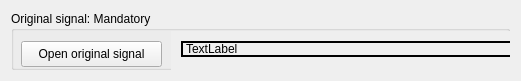
        <widget class="QWidget" name="verticalLayout_2" >
         <property name="geometry" >
          <rect>
           <x>20</x>
           <y>40</y>
           <width>521</width>
           <height>81</height>
          </rect>
         </property>
         <layout class="QVBoxLayout" >
          <item>
           <widget class="QGroupBox" name="groupBox" >
            <property name="title" >
             <string>Original signal: Mandatory</string>
            </property>
            <widget class="QPushButton" name="btnOpenSig" >
             <property name="geometry" >
              <rect>
               <x>10</x>
               <y>30</y>
               <width>141</width>
               <height>26</height>
              </rect>
             </property>
             <property name="toolTip" >
              <string>open</string>
             </property>
             <property name="text" >
              <string>Open original signal</string>
             </property>
             <property name="icon" >
              <iconset resource="mptkgui.qrc" >:/resouces/open_signal.xpm</iconset>
             </property>
             <property name="checkable" >
              <bool>false</bool>
             </property>
             <property name="flat" >
              <bool>false</bool>
             </property>
            </widget>
            <widget class="QWidget" native="1" name="widget_4" >
             <property name="geometry" >
              <rect>
               <x>160</x>
               <y>20</y>
               <width>351</width>
               <height>41</height>
              </rect>
             </property>
             <property name="autoFillBackground" >
              <bool>true</bool>
             </property>
             <widget class="QLabel" name="labelOriginalSignal" >
              <property name="geometry" >
               <rect>
                <x>10</x>
                <y>10</y>
                <width>341</width>
                <height>16</height>
               </rect>
              </property>
              <property name="frameShape" >
               <enum>QFrame::WinPanel</enum>
              </property>
              <property name="text" >
               <string>TextLabel</string>
              </property>
             </widget>
            </widget>
           </widget>
          </item>
         </layout>
        </widget>
